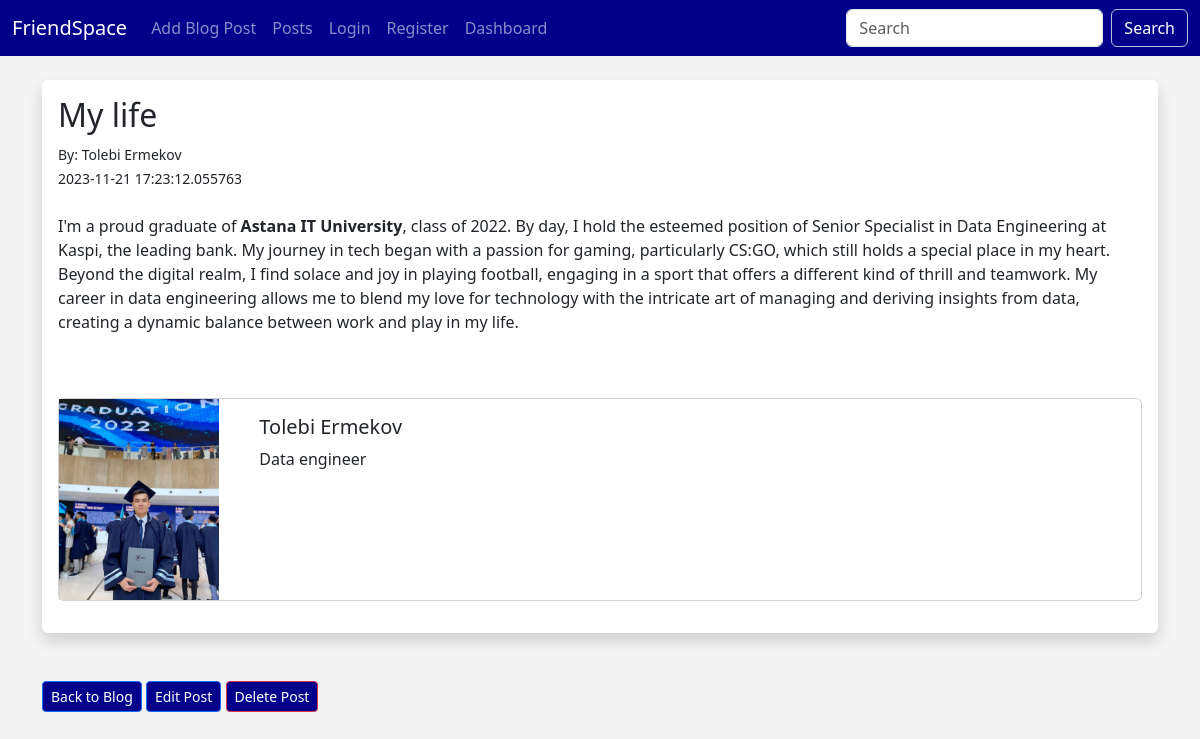
The page /posts/2 on the database its author committed.
### flaskblog/database.py (models this page shows, shortened)
class Posts(db.Model):
    id = db.Column(db.Integer,primary_key=True)
    title = db.Column(db.String(255))
    content = db.Column(db.Text)
    date_posted = db.Column(db.DateTime,default=datetime.utcnow)
    slug = db.Column(db.String(256))
    poster_id = db.Column(db.Integer, db.ForeignKey('users.id'))

class Users(db.Model,UserMixin):
    id = db.Column(db.Integer,primary_key=True,unique=True)
    username = db.Column(db.String(200),nullable=False)
    name = db.Column(db.String(200),nullable=False)
    email = db.Column(db.String(120),nullable=False,unique=True)
    about_author = db.Column(db.Text(500),nullable=True)
    date_added = db.Column(db.DateTime,default=datetime.utcnow)
    profile_pic = db.Column(db.String(200),nullable=True )
    password_hash = db.Column(db.String(130),nullable=False)
    posts = db.relationship('Posts',backref='poster')
    @property
    def password(self):
        raise AttributeError('password is not a readable attribute!')

### flaskblog/main.py (the view)
@app.route("/posts/<int:id>")
def users_post(id):
    users_post = Posts.query.get_or_404(id)
    return render_template("users_post.html",users_post=users_post)

### flaskblog/webforms.py
class SearchForm(FlaskForm):
    searched = StringField("Searched",validators=[DataRequired()])
    submit = SubmitField("Submit")

### flaskblog/main.py (called while the page is built)
@app.context_processor
def base():
    form = SearchForm()
    return dict(form=form)

### flaskblog/templates/users_post.html (shortened to what this page needs)
{% extends 'base.html' %}
{% block content %}
<div class="container shadow p-3 mb-5 bg-body rounded">
    <h2>{{ users_post.title }}</h2>
    <small>By: {{ users_post.poster.name }}<br>
        {{ users_post.date_posted }}</small><br><br>
    {{ users_post.content|safe }}<br><br>
    <div class="card mb-3">
        <div class="row no-gutters">
            <div class="col-md-2">
                {% if users_post.poster.profile_pic %}
                    <img src="{{ url_for('static',filename='images/' + users_post.poster.profile_pic) }}" class="img-fluid" alt="Profile Pic">
                {% else %}
                    <img src="{{ url_for('static',filename='images/baba.jfif') }}" class="img-fluid" alt="Default Profile Pic">
                {% endif %}
            </div>
            <div class="col-md-10">
                <div class="card-body">
                    <h5 class="card-title">
                        {{ users_post.poster.name }}
                    </h5>
                    <p class="card-text">
                        {% if users_post.poster.about_author %}
                            {{ users_post.poster.about_author }}
                        {% else %}
                            Author has no about profile yet...
                        {% endif %}
                    </p>
                </div>
            </div>
        </div>
    </div>
</div>
<a href="{{ url_for('posts') }}"  class="btn btn-primary btn-sm">Back to Blog</a>
<a href="{{ url_for('edit_post',id=users_post.id) }}"  class="btn btn-primary btn-sm">Edit Post</a>
<a href="/posts/delete/{{ users_post.id }}" class="btn btn-outline-danger btn-sm">Delete Post</a><br><br>
{% endblock %}

### flaskblog/static/css/style.css (style rules this page uses)
body { background: #F4F4F4; }
.btn { background-color: darkblue; color: #fff; }
.btn { transition: transform 0.2s ease-in-out; }

### rows shown on the page
Posts: title "My life", date_posted "2023-11-21 17:23:12.055763", content "I'm a proud graduate of Astana IT University , class of 2022. By day, I hold the esteemed position of Senior Specialist in Data Engineering at Kaspi, the leading bank. My journey in tech began with a passion for gaming, particularly CS:GO, which still holds a special place in my heart. Beyond the digital realm, I find solace and joy in playing football, engaging in a sport that offers a different kind of thrill and teamwork. My career in data engineering allows me to blend my love for technology with the intricate art of managing and deriving insights from data, creating a dynamic balance between work and play in my life."
Users: poster.name "Tolebi Ermekov", profile_pic (picture), poster.about_author "Data engineer"
